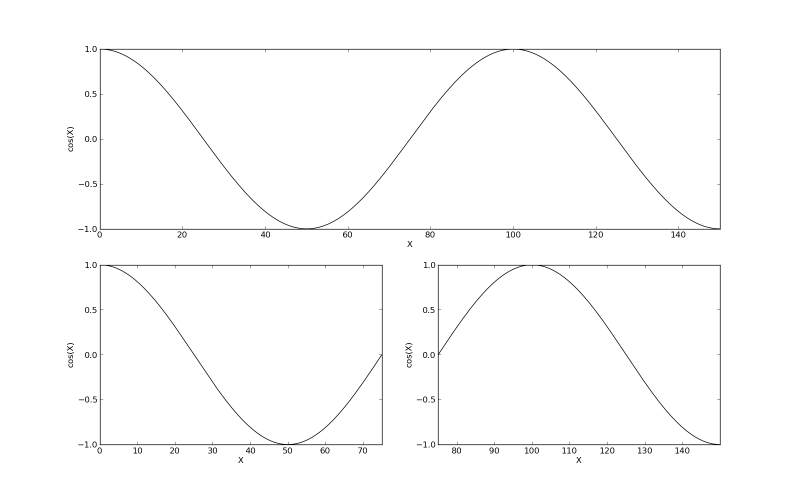

Reproduce this figure in Python.
import numpy

line = Line()
line.xValues = numpy.arange(0, 150, 0.01)
line.yValues = numpy.cos(.02 * numpy.pi * line.xValues)

plot = Plot()
plot.add(line)
plot.xLimits = (0, 150)
plot.yLimits = (-1, 1)
plot.xLabel = "X"
plot.yLabel = "cos(X)"
splitPlots = plot.split(2)

layout = PlotLayout()
layout.width = 2
layout.addPlot(plot, grouping="unsplit")

for s in splitPlots:
    layout.addPlot(s, grouping="splits")

layout.save("split.png")
